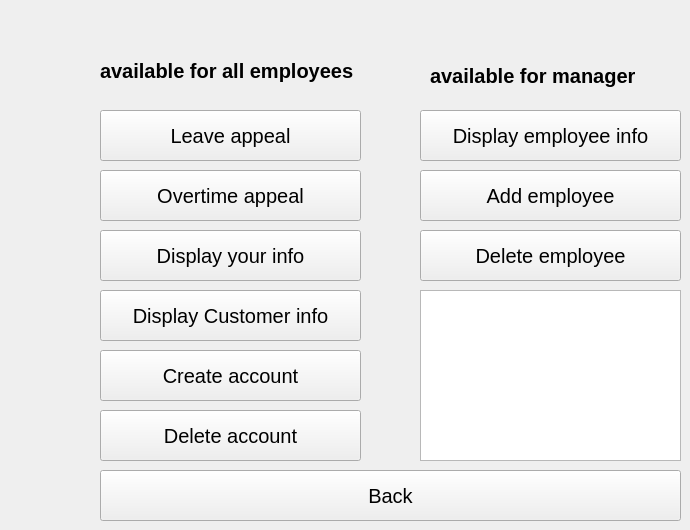
    <widget class="QWidget" name="page_8">
     <widget class="QPushButton" name="pg8_pushButton_vacation">
      <property name="geometry">
       <rect>
        <x>100</x>
        <y>110</y>
        <width>261</width>
        <height>51</height>
       </rect>
      </property>
      <property name="font">
       <font>
        <pointsize>15</pointsize>
       </font>
      </property>
      <property name="cursor">
       <cursorShape>PointingHandCursor</cursorShape>
      </property>
      <property name="text">
       <string>Leave appeal</string>
      </property>
     </widget>
     <widget class="QPushButton" name="pg8_pushButton_overtime">
      <property name="geometry">
       <rect>
        <x>100</x>
        <y>170</y>
        <width>261</width>
        <height>51</height>
       </rect>
      </property>
      <property name="font">
       <font>
        <pointsize>15</pointsize>
       </font>
      </property>
      <property name="cursor">
       <cursorShape>PointingHandCursor</cursorShape>
      </property>
      <property name="text">
       <string>Overtime appeal</string>
      </property>
     </widget>
     <widget class="QPushButton" name="pg8_pushButton_yourinfo">
      <property name="geometry">
       <rect>
        <x>100</x>
        <y>230</y>
        <width>261</width>
        <height>51</height>
       </rect>
      </property>
      <property name="font">
       <font>
        <pointsize>15</pointsize>
       </font>
      </property>
      <property name="cursor">
       <cursorShape>PointingHandCursor</cursorShape>
      </property>
      <property name="text">
       <string>Display your info</string>
      </property>
     </widget>
     <widget class="QPushButton" name="pg8_pushButton_customerinfo">
      <property name="geometry">
       <rect>
        <x>100</x>
        <y>290</y>
        <width>261</width>
        <height>51</height>
       </rect>
      </property>
      <property name="font">
       <font>
        <pointsize>15</pointsize>
       </font>
      </property>
      <property name="cursor">
       <cursorShape>PointingHandCursor</cursorShape>
      </property>
      <property name="text">
       <string>Display Customer info</string>
      </property>
     </widget>
     <widget class="QPushButton" name="pg8_pushButton_create_acc">
      <property name="geometry">
       <rect>
        <x>100</x>
        <y>350</y>
        <width>261</width>
        <height>51</height>
       </rect>
      </property>
      <property name="font">
       <font>
        <pointsize>15</pointsize>
       </font>
      </property>
      <property name="cursor">
       <cursorShape>PointingHandCursor</cursorShape>
      </property>
      <property name="text">
       <string>Create account</string>
      </property>
     </widget>
     <widget class="QPushButton" name="pg8_pushButton_delete_acc">
      <property name="geometry">
       <rect>
        <x>100</x>
        <y>410</y>
        <width>261</width>
        <height>51</height>
       </rect>
      </property>
      <property name="font">
       <font>
        <pointsize>15</pointsize>
       </font>
      </property>
      <property name="cursor">
       <cursorShape>PointingHandCursor</cursorShape>
      </property>
      <property name="text">
       <string>Delete account</string>
      </property>
     </widget>
     <widget class="QPushButton" name="pg8_pushButton_back">
      <property name="geometry">
       <rect>
        <x>100</x>
        <y>470</y>
        <width>581</width>
        <height>51</height>
       </rect>
      </property>
      <property name="font">
       <font>
        <pointsize>15</pointsize>
       </font>
      </property>
      <property name="cursor">
       <cursorShape>PointingHandCursor</cursorShape>
      </property>
      <property name="text">
       <string>Back</string>
      </property>
     </widget>
     <widget class="QPushButton" name="pg8_pushButton_employeeinfo">
      <property name="geometry">
       <rect>
        <x>420</x>
        <y>110</y>
        <width>261</width>
        <height>51</height>
       </rect>
      </property>
      <property name="font">
       <font>
        <pointsize>15</pointsize>
       </font>
      </property>
      <property name="cursor">
       <cursorShape>PointingHandCursor</cursorShape>
      </property>
      <property name="text">
       <string>Display employee info</string>
      </property>
     </widget>
     <widget class="QPushButton" name="pg8_pushButton_add_emp">
      <property name="geometry">
       <rect>
        <x>420</x>
        <y>170</y>
        <width>261</width>
        <height>51</height>
       </rect>
      </property>
      <property name="font">
       <font>
        <pointsize>15</pointsize>
       </font>
      </property>
      <property name="cursor">
       <cursorShape>PointingHandCursor</cursorShape>
      </property>
      <property name="text">
       <string>Add employee</string>
      </property>
     </widget>
     <widget class="QPushButton" name="pg8_pushButton_delete_emp">
      <property name="geometry">
       <rect>
        <x>420</x>
        <y>230</y>
        <width>261</width>
        <height>51</height>
       </rect>
      </property>
      <property name="font">
       <font>
        <pointsize>15</pointsize>
       </font>
      </property>
      <property name="cursor">
       <cursorShape>PointingHandCursor</cursorShape>
      </property>
      <property name="text">
       <string>Delete employee</string>
      </property>
     </widget>
     <widget class="QLabel" name="label_8">
      <property name="geometry">
       <rect>
        <x>100</x>
        <y>50</y>
        <width>271</width>
        <height>41</height>
       </rect>
      </property>
      <property name="font">
       <font>
        <pointsize>15</pointsize>
        <bold>true</bold>
       </font>
      </property>
      <property name="text">
       <string>available for all employees</string>
      </property>
     </widget>
     <widget class="QLabel" name="label_9">
      <property name="geometry">
       <rect>
        <x>430</x>
        <y>60</y>
        <width>231</width>
        <height>31</height>
       </rect>
      </property>
      <property name="font">
       <font>
        <pointsize>15</pointsize>
        <bold>true</bold>
       </font>
      </property>
      <property name="text">
       <string>available for manager</string>
      </property>
     </widget>
     <widget class="QTextBrowser" name="pg8_textBrowser">
      <property name="geometry">
       <rect>
        <x>420</x>
        <y>290</y>
        <width>261</width>
        <height>171</height>
       </rect>
      </property>
      <property name="font">
       <font>
        <pointsize>10</pointsize>
       </font>
      </property>
      <property name="cursor" stdset="0">
       <cursorShape>ForbiddenCursor</cursorShape>
      </property>
     </widget>
     <widget class="QLabel" name="pg8_days">
      <property name="geometry">
       <rect>
        <x>20</x>
        <y>20</y>
        <width>111</width>
        <height>31</height>
       </rect>
      </property>
      <property name="font">
       <font>
        <pointsize>15</pointsize>
       </font>
      </property>
      <property name="text">
       <string/>
      </property>
     </widget>
    </widget>
